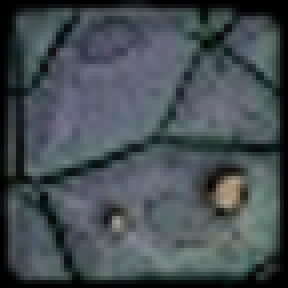
//> input picture week-05/Wanderer/img/wall.png, 72 x 72 px, given in place of the camera (shown 4 times larger)
$ ./main.v2   (built with g++ and OpenCV 4)
//> lines starting //> are read from the running program, lines starting //| are printed output that depends on the picture; after the words box and inside, x2 and y2 are one past the last pixel; in counts of white or black regions, pixels touching at a corner belong together
#include <iostream>
#include "opencv2/highgui.hpp"
#include "opencv2/imgproc.hpp"

int main(int argc, char* argv[])
{
	cv::VideoCapture cap;
	cap.open(1);

	if (cap.isOpened() == false)
	{
		std::cout << "Cannot open the video camera" << std::endl;
		std::cin.get();
		return -1;
	}

	double dWidth = cap.get(cv::CAP_PROP_FRAME_WIDTH);
	double dHeight = cap.get(cv::CAP_PROP_FRAME_HEIGHT);

	cv::namedWindow("Original");
	cv::Mat frame;

	while (true)
	{
		cap >> frame;
//> frame is the input picture: 72 rows x 72 cols, CV_8UC3; mean B, G, R 81.9, 77.3, 68.5
		//bool bSuccess = cap.read(frame);
		if (frame.empty())
		{
			std::cout << "Video camera is disconnected" << std::endl;
			std::cin.get();
			break;
		}
		else {
			imshow("Original", frame);
			cv::Mat result(frame.size(), frame.type());
			cv::Mat grayImage;
			cv::cvtColor(frame, grayImage, cv::COLOR_BGR2GRAY);
			cv::Mat detectedEdges;
			cv::blur(grayImage, detectedEdges, cv::Size(3, 3));
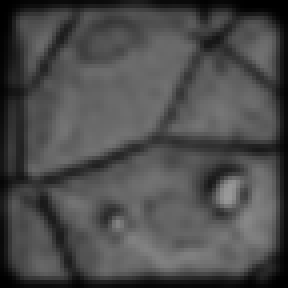
//> detectedEdges: 72 rows x 72 cols, CV_8UC1 (shown 4 times larger); min 0, max 153, mean 75.4
			cv::Canny(detectedEdges, detectedEdges, 100, 100); //Set these last two values to set how many edges are detected
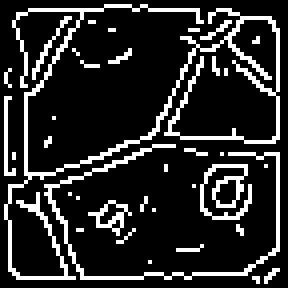
//> detectedEdges: 72 rows x 72 cols, CV_8UC1 (shown 4 times larger); 16.3% white in thin lines or dots
			result = cv::Scalar::all(0);

			cv::bitwise_not(detectedEdges, detectedEdges);
//> detectedEdges: 72 rows x 72 cols, CV_8UC1; 83.7% white; black in thin lines or dots
			cv::erode(detectedEdges, detectedEdges, cv::getStructuringElement(cv::MORPH_RECT, cv::Size(3, 1))); //Set size values to make black contour thicker/thinner
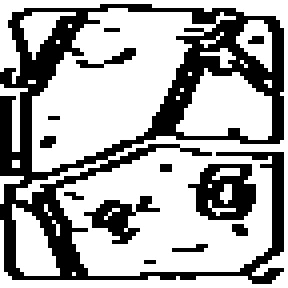
//> detectedEdges: 72 rows x 72 cols, CV_8UC1 (shown 4 times larger); 66.1% white; 13 black regions (9 under 20 px), largest, box (x1, y1, x2, y2) and area: (0, 1, 71, 71) 1426, (47, 41, 64, 55) 151, (21, 49, 40, 61) 92, (19, 12, 34, 17) 26
			frame.copyTo(result, detectedEdges);
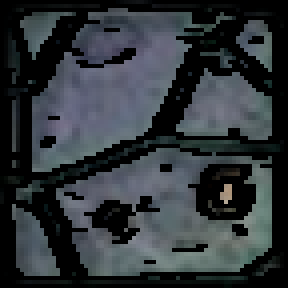
//> result: 72 rows x 72 cols, CV_8UC3 (shown 4 times larger); mean B, G, R 58.3, 54.1, 48.6
			cv::namedWindow("Result", cv::WINDOW_NORMAL);
			cv::imshow("Result", result);
		}
		if (cv::waitKey(10) == 27)
//> the Esc key is pressed
		{
			std::cout << "Esc key is pressed by user. Stoppig the video" << std::endl;
			break;
		}
	}
	return 0;
}
